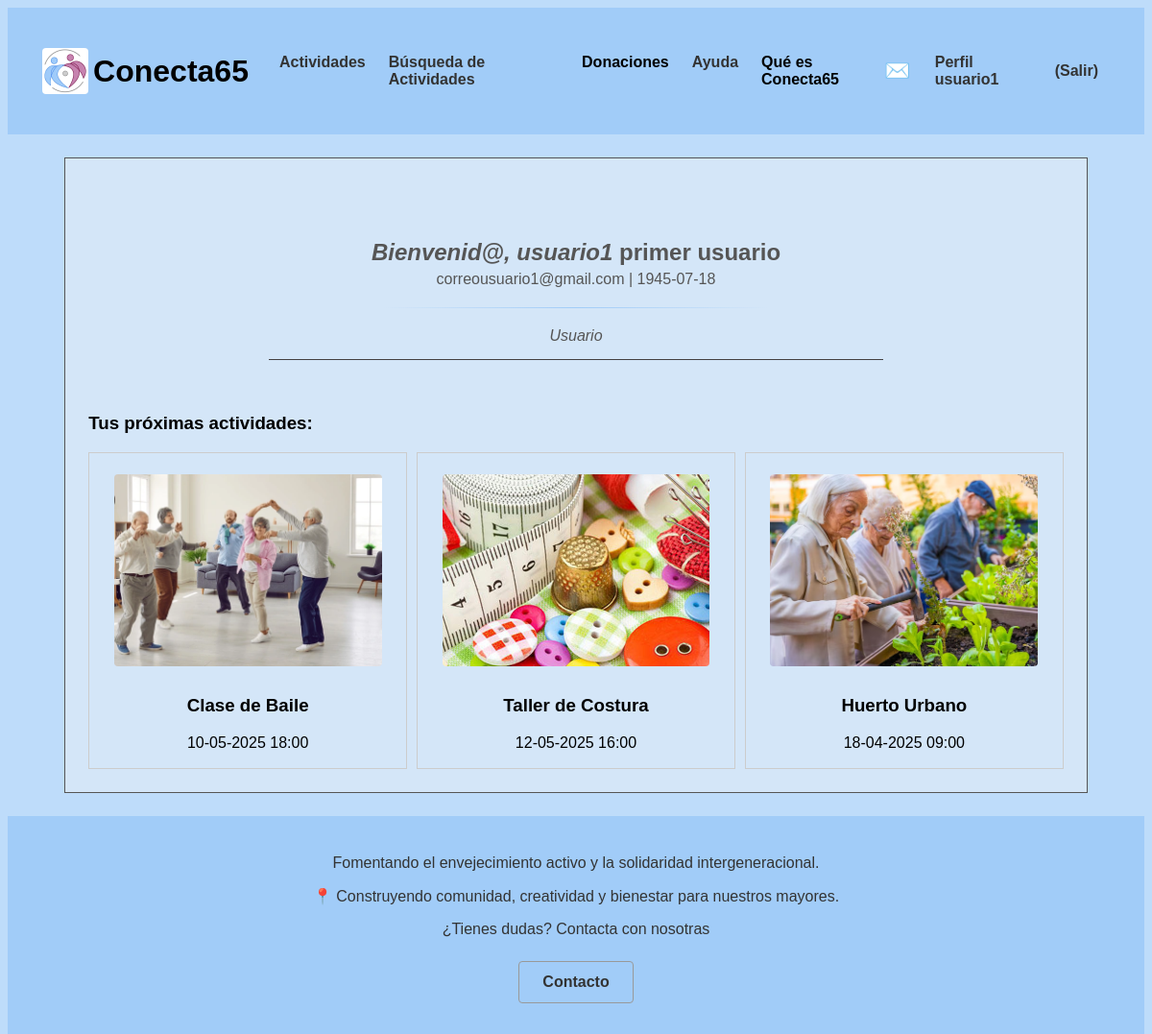
Screenshot of /p3_g1/perfil.php (signed in) with the database file from the repository.
### tables this page shows
CREATE TABLE `actividades` (
  `id` int(10) UNSIGNED NOT NULL,
  `nombre` varchar(35) NOT NULL,
  `localizacion` varchar(70) NOT NULL,
  `fecha_hora` datetime(6) NOT NULL,
  `descripcion` text NOT NULL,
  `aforo` tinyint(3) NOT NULL,
  `dirigida` tinyint(1) NOT NULL,
  `ocupacion` tinyint(3) NOT NULL,
  `foto` varchar(50) NOT NULL
);

### p3_g1/includes/application.php (called while the page is built, shortened)
<?php
class application
{
    private static $instancia;
    public static function getInstance()
    {
        if (!self::$instancia instanceof self) {
            self::$instancia = new static();
        }
        return self::$instancia;
    }
    public function getUserDTO(): ?userDTO
    {
        try {
            $user = unserialize($_SESSION["userDTO"]);
            return ($user instanceof userDTO) ? $user : null;
        } catch (\Exception $e) {
            error_log("Error al deserializar userDTO: " . $e->getMessage());
            unset($_SESSION["userDTO"]);
            return null;
        }
    }
    public function soyUsuario(): bool
    {
        $user = $this->getUserDTO();
        return $user !== null && $user->tipo() === 1;
    }
}

### p3_g1/includes/config.php (called while the page is built, shortened)
<?php
spl_autoload_register(function ($class) {
    $prefix = 'includes\\';
    $base_dir = __DIR__ . '/';
    $len = strlen($prefix);
    $relative_class = substr($class, $len);
    $file = $base_dir . str_replace('\\', '/', $relative_class) . '.php';
});
?>

### p3_g1/includes/actividadesusuario/actividadesusuarioAppService.php (called while the page is built, shortened)
<?php
class actividadesusuarioAppService
{
    private static $instance;
    public static function GetSingleton()
    {
        if (!self::$instance instanceof self)
        {
            self::$instance = new self;
        }
        return self::$instance;
    }
}
?>

### p3_g1/includes/usuario/userDTO.php (called while the page is built, shortened)
<?php
class userDTO
{
    private $id;
    private $tipo;
    public function id()
    {
        return $this->id;
    }
    public function tipo()
    {
        return $this->tipo;
    }
}
?>

### p3_g1/includes/actividad/actividadAppService.php (called while the page is built, shortened)
<?php
require_once(__DIR__ . "/../config.php");
class actividadAppService
{
    private static $instance;
    public static function GetSingleton()
    {
        if (!self::$instance instanceof self)
        {
            self::$instance = new self;
        }
        return self::$instance;
    }
    public function getActividadById($id)
    {
        $IActividadDAO = actividadFactory::CreateActividad();
        $actividad = $IActividadDAO->getActividadById($id);
        return $actividad;
    }
}
?>

### p3_g1/includes/actividad/actividadFactory.php (called while the page is built, shortened)
<?php
class actividadFactory
{
    public static function CreateActividad() : IActividad
    {
        $actividadDAO = new actividadDAO();
        return $actividadDAO;
    }
}
?>

### p3_g1/includes/actividad/actividadDAO.php (called while the page is built, shortened)
<?php
class actividadDAO extends baseDAO implements IActividad
{
    public function getActividadById($id)
    {
        try {
            $conn = application::getInstance()->getConexionBd();
            $query = "SELECT id, nombre, localizacion, fecha_hora, descripcion, aforo, dirigida, ocupacion, foto FROM actividades WHERE id = ?";
            $stmt = $conn->prepare($query);
            $stmt->bind_param("i", $id);
            $stmt->execute();
            $stmt->bind_result($id, $nombre, $localizacion, $fecha_hora, $descripcion, $aforo, $dirigida, $ocupacion, $foto);
            if ($stmt->fetch()) {
                return new actividadDTO($id, $nombre, $localizacion, $fecha_hora, $descripcion, $aforo, $dirigida, $ocupacion, $foto);
            }
        } finally {
            if ($stmt) {
                $stmt->close();
            }
        }
        return null;
    }
   }
?>

### p3_g1/includes/actividad/actividadDTO.php (called while the page is built, shortened)
<?php
class actividadDTO
{
    private $id;
    private $nombre;
    private $fecha_hora;
    private $foto;
    public function __construct($id, $nombre, $localizacion, $fecha_hora, $descripcion, $aforo, $dirigida, $ocupacion, $foto)
    {
        $this->id = $id;
        $this->nombre = $nombre;
        $this->fecha_hora = $fecha_hora;
        $this->foto = $foto;
    }
    public function id()
    {
        return $this->id;
    }
    public function nombre()
    {
        return $this->nombre;
    }
    public function fecha_hora()
    {
        return $this->fecha_hora;
    }
    public function foto()
    {
        return $this->foto;
    }
}
?>

### p3_g1/includes/mostrarPerfil/actividadesPerfil.php (the view, shortened to what this page needs)
<?php
class actividadesPerfil
{
    private $actividades;
    public function __construct()
    {
        $this->actividades = $this->obtenerActividades();
    }
    private function obtenerActividades(){
        $user = application::getInstance()->getUserDTO();
        $actividadesUsuarioService = actividadesusuarioAppService::GetSingleton();
        $actividadesUsuario = $actividadesUsuarioService->getActividadesUsuario($user->id());
        return $actividadesUsuario;
    }
    public function generarListadoPerfil()
    {
        echo '<link rel="stylesheet" type="text/css" href="CSS/tablaActividades.css">';
        $html = '<div class="tabla-actividades">';
        $actividadAppService = actividadAppService::GetSingleton();
        $app = application::getInstance();
        foreach ($this->actividades as $actividad) {
            $actividad = $actividadAppService->getActividadById($actividad);
            $html .= '<div class="actividad-item">';
            $html .= '<div class="actividad">';
            if ($app->soyUsuario()) {
                $html .= '<a href="vistaReservaActividad.php?id=' . $actividad->id() . '" class="imagen-enlace">
                <img src="' . $actividad->foto() . '" alt="' . $actividad->nombre() . '" width="350"></a>';
            } else if ($app->soyVoluntario()) {
                $html .= '<a href="vistaDirigirActividad.php?id=' . $actividad->id() . '" class="imagen-enlace">
                <img src="' . $actividad->foto() . '" alt="' . $actividad->nombre() . '" width="350"></a>';
            }
            $html .= '<h3>' . $actividad->nombre() . '</h3>';
            $fechaHora = new \DateTime($actividad->fecha_hora());
            $html .= '<p>' . $fechaHora->format('d-m-Y H:i') . '</p>';
            $html .= '</div>';
            $html .= '</div>';
        }
        $html .= '</div>';
        return $html;
    }
}

### rows the page displays
actividades: foto (picture), nombre "Clase de Baile", fecha_hora "10-05-2025 18:00"
actividades: foto (picture), nombre "Taller de Costura", fecha_hora "12-05-2025 16:00"
actividades: foto (picture), nombre "Huerto Urbano", fecha_hora "18-04-2025 09:00"

### other values shown
$emoji "✉️"
$user->nombre() "usuario1"
$user->apellidos() "primer usuario"
$user->correo() "correousuario1@gmail.com"
$user->fecha_nacimiento() "1945-07-18"
